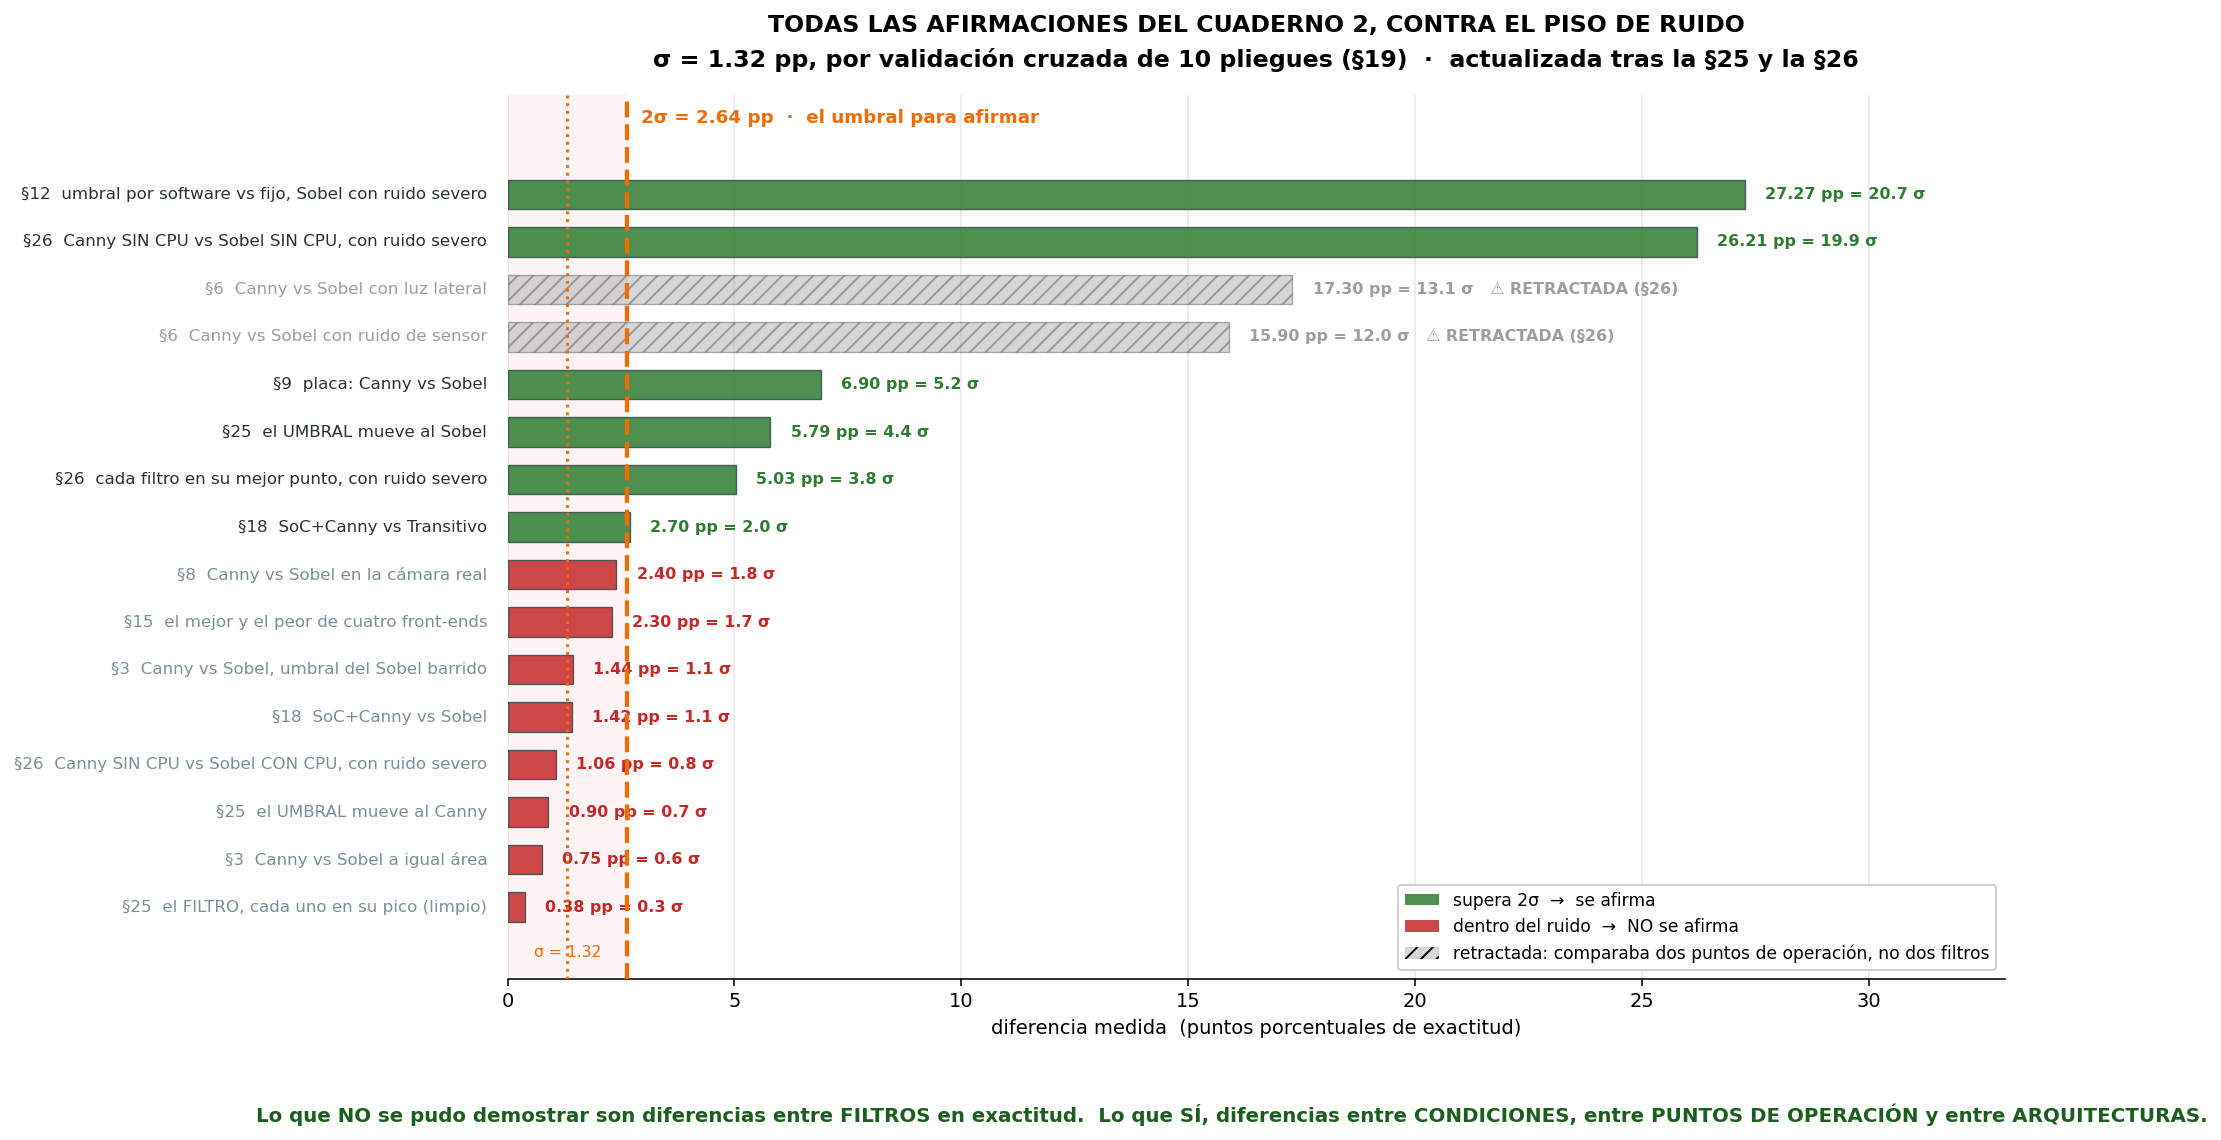

Generate this figure with Python:
# === Cuaderno 2 · figura 23: todas las afirmaciones contra el piso de ruido ===
#   sigma = 1.32 pp, medida por validacion cruzada de 10 pliegues (§19).
#   Actualizada tras la §25 y la §26: las dos entradas de la §6 quedan RETRACTADAS
#   porque comparaban dos puntos de operacion distintos, no dos filtros.
import numpy as np, matplotlib.pyplot as plt
from matplotlib.patches import Patch

SIG = 1.32
# (seccion, afirmacion, pp, estado)   estado: ok / no / retract
A = [
 ("§12", "umbral por software vs fijo, Sobel con ruido severo", 27.27, "ok"),
 ("§26", "Canny SIN CPU vs Sobel SIN CPU, con ruido severo",    26.21, "ok"),
 ("§6",  "Canny vs Sobel con luz lateral",                      17.30, "retract"),
 ("§6",  "Canny vs Sobel con ruido de sensor",                  15.90, "retract"),
 ("§9",  "placa: Canny vs Sobel",                                6.90, "ok"),
 ("§25", "el UMBRAL mueve al Sobel",                             5.79, "ok"),
 ("§26", "cada filtro en su mejor punto, con ruido severo",      5.03, "ok"),
 ("§18", "SoC+Canny vs Transitivo",                              2.70, "ok"),
 ("§8",  "Canny vs Sobel en la cámara real",                     2.40, "no"),
 ("§15", "el mejor y el peor de cuatro front-ends",              2.30, "no"),
 ("§3",  "Canny vs Sobel, umbral del Sobel barrido",             1.44, "no"),
 ("§18", "SoC+Canny vs Sobel",                                   1.42, "no"),
 ("§26", "Canny SIN CPU vs Sobel CON CPU, con ruido severo",      1.06, "no"),
 ("§25", "el UMBRAL mueve al Canny",                             0.90, "no"),
 ("§3",  "Canny vs Sobel a igual área",                          0.75, "no"),
 ("§25", "el FILTRO, cada uno en su pico (limpio)",              0.38, "no"),
]
COL = {"ok":"#2e7d32", "no":"#c62828", "retract":"#9e9e9e"}

fig, ax = plt.subplots(figsize=(13.8, 8.2))
ys = np.arange(len(A))[::-1]
for (sec, txt, d, st), yy in zip(A, ys):
    c = COL[st]
    ax.barh(yy, d, color=c, alpha=.42 if st=="retract" else .85, height=.62,
            ec="#37474f", lw=.7, zorder=3, hatch="///" if st=="retract" else None)
    ax.text(-0.45, yy, f"{sec}  {txt}", ha="right", va="center", fontsize=8.6,
            color="#9e9e9e" if st=="retract" else ("#263238" if st=="ok" else "#78909c"))
    et = f"{d:.2f} pp = {d/SIG:.1f} σ"
    if st == "retract": et += "   ⚠ RETRACTADA (§26)"
    ax.text(d+0.45, yy, et, va="center", fontsize=8.2, weight="bold", color=c)

ax.axvline(SIG, color="#ef6c00", lw=1.5, ls=":", zorder=4)
ax.axvline(2*SIG, color="#ef6c00", lw=2.2, ls="--", zorder=4)
ax.text(2*SIG+0.3, len(A)+0.6, "2σ = 2.64 pp  ·  el umbral para afirmar", fontsize=9.4,
        color="#ef6c00", weight="bold", va="center")
ax.text(SIG, -1.05, "σ = 1.32", fontsize=8.0, color="#ef6c00", ha="center")
ax.axvspan(0, 2*SIG, color="#ffebee", alpha=.55, zorder=0)

ax.set_xlim(0, 33); ax.set_ylim(-1.5, len(A)+1.1)
ax.set_yticks([]); ax.set_xlabel("diferencia medida  (puntos porcentuales de exactitud)", fontsize=10)
ax.grid(axis="x", alpha=.28, zorder=1)
for s in ("top","right","left"): ax.spines[s].set_visible(False)
ax.legend(handles=[Patch(fc=COL["ok"], alpha=.85, label="supera 2σ  →  se afirma"),
                   Patch(fc=COL["no"], alpha=.85, label="dentro del ruido  →  NO se afirma"),
                   Patch(fc=COL["retract"], alpha=.42, hatch="///",
                         label="retractada: comparaba dos puntos de operación, no dos filtros")],
          fontsize=8.8, loc="lower right", framealpha=.96)
ax.set_title("TODAS LAS AFIRMACIONES DEL CUADERNO 2, CONTRA EL PISO DE RUIDO\n"
             "σ = 1.32 pp, por validación cruzada de 10 pliegues (§19)  ·  "
             "actualizada tras la §25 y la §26",
             fontsize=12.2, weight="bold", pad=14, linespacing=1.6)
fig.text(.5, -.015, "Lo que NO se pudo demostrar son diferencias entre FILTROS en exactitud.  "
         "Lo que SÍ, diferencias entre CONDICIONES, entre PUNTOS DE OPERACIÓN y entre ARQUITECTURAS.",
         ha="center", fontsize=10.2, weight="bold", color="#1b5e20")
plt.savefig("fig_afirmaciones.png", dpi=140, bbox_inches="tight")
n = {k: sum(1 for a in A if a[3]==k) for k in COL}
print(f"afirma {n['ok']} · no afirma {n['no']} · retractadas {n['retract']}")
